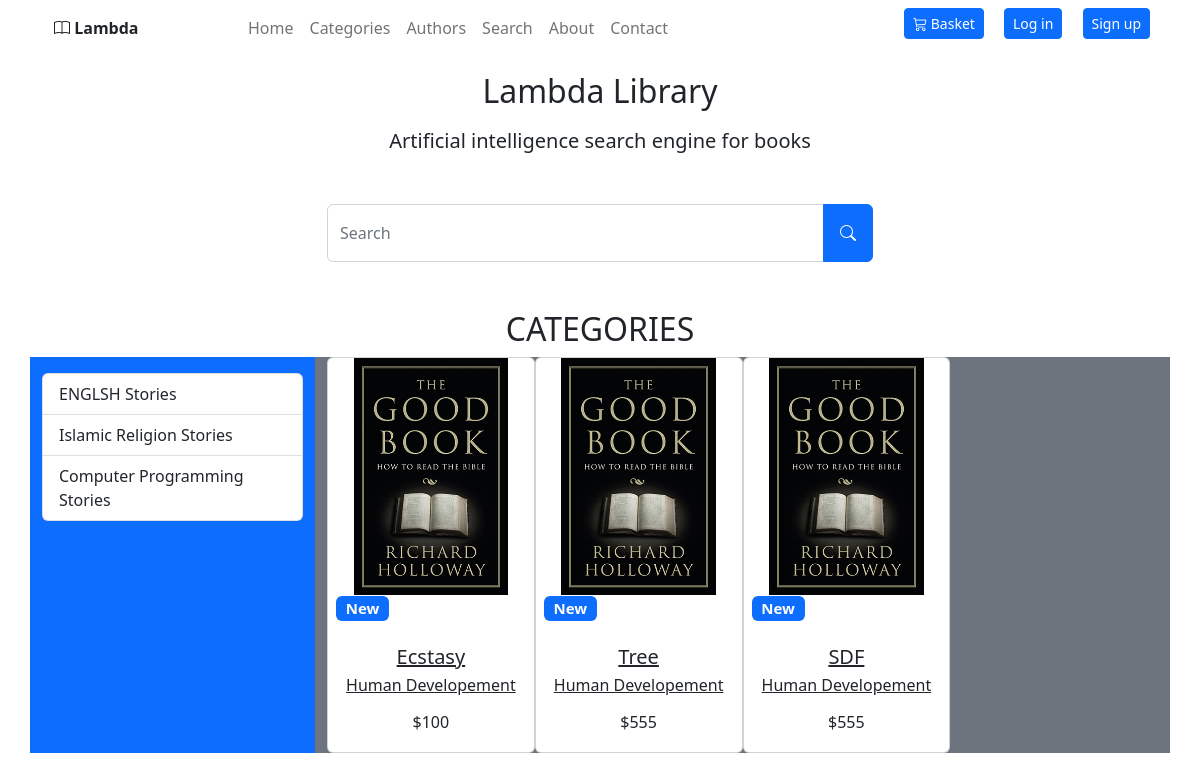
The app's page /Userboard/index.php, older data.
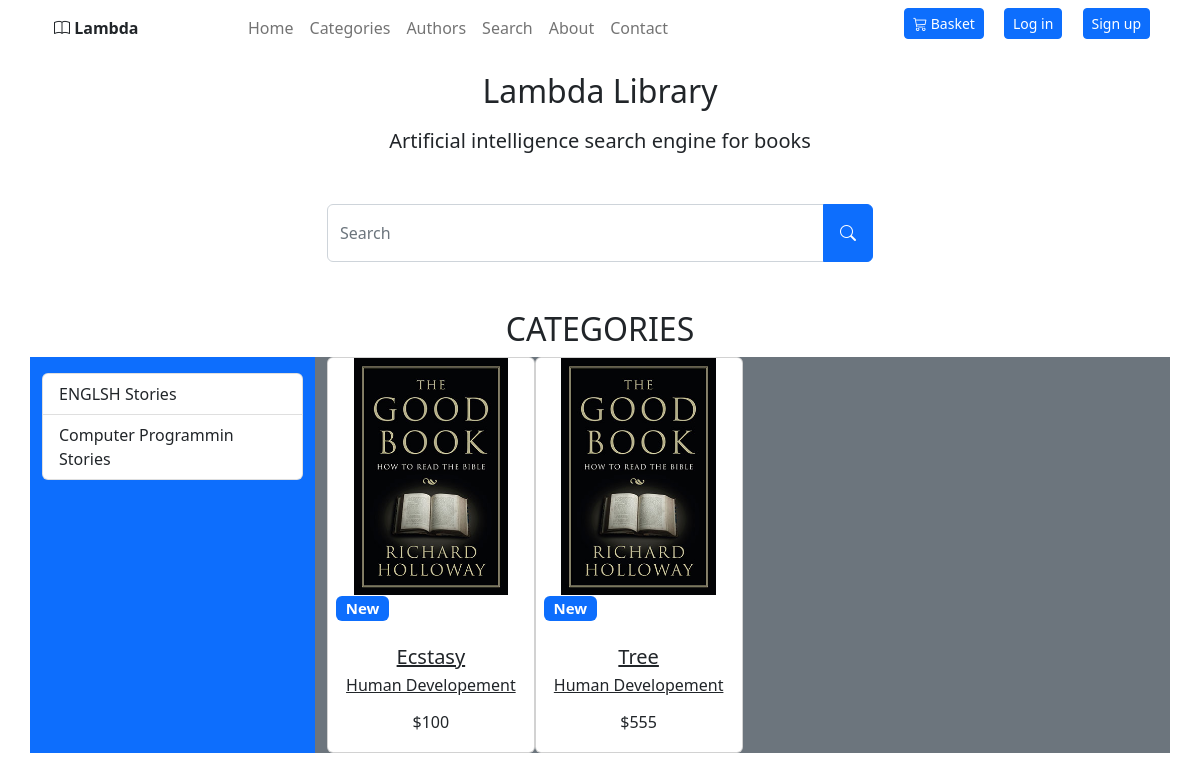
The same page, newer data.
### tables this page shows
CREATE TABLE `productcategory` (
  `productcategoryId` int(25) NOT NULL,
  `name` varchar(50) NOT NULL,
  `descr` text NOT NULL
);

CREATE TABLE `product` (
  `productId` int(25) NOT NULL,
  `name` varchar(255) NOT NULL,
  `descr` text NOT NULL,
  `sku` varchar(255) NOT NULL,
  `price` decimal(10,0) NOT NULL,
  `productcategoryId` int(25) NOT NULL,
  `author` varchar(50) NOT NULL,
  `productImage` varchar(150) DEFAULT 'defalt.png',
  `Quantity` int(25) NOT NULL
);

### Userboard/categories.php (the view, shortened to what this page needs)
<html>
    <body>
        <div class="container-lg">
            <div class="row">
            <h2 name="Title" class="text-center text-uppercase">categories</h2>
                <div class="col-3 bg-primary ">
                    <div class="list-group mt-3" id="list-tab" role="tablist">
                        <?php
                         require_once('config.php');
                         $sqlc="SELECT * FROM productcategory  ";
                         $resultc= mysqli_query($conn,$sqlc);
                         while($row=mysqli_fetch_assoc($resultc))
                         {
                             $titalc=$row['name'];
                             $categoriesId=$row['productcategoryId'];
                             echo "
                             <a class='list-group-item list-group-item-action'  id='list-home-list' data-toggle='list' href='categoriesUI.php?category=$categoriesId' role='tab' aria-controls='home'>$titalc Stories</a>
                             ";
                         }
                        ?>
                    </div>
                </div>
                <div class="col-9 bg-secondary ">
                     <div class="d-flex flex-wrap text-center">
                    <?php
                        if ($_GET['category']=='') {
                            $val ="1";
                        }
                        else
                        {
                            $val = $_GET['category'];
                        }
                        $sql="SELECT * FROM product where productcategoryId like '$val' ";
                        $result= mysqli_query($conn,$sql);
                        while($row=mysqli_fetch_assoc($result))
                        {
                            $bookid=$row['productId'];
                            $title=$row['name'];
                            $price=$row['price'];
                            $image=$row['productImage'];
                            echo "
                                    <div class='col-lg-3 col-md-4 '>
                                    <div class='card'>
                                        <div class='bg-image hover-zoom ripple ripple-surface ripple-surface-light'
                                        data-mdb-ripple-color='light'>
                                        <img src='img/$image'
                                            class='w-75' />
                                        <a href='#!'>
                                            <div class='mask'>
                                            <div class='d-flex justify-content-start align-items-end h-100'>
                                                <h5><span class='badge bg-primary ms-2'>New</span></h5>
                                            </div>
                                            </div>
                                            <div class='hover-overlay'>
                                            <div class='mask' style='background-color: rgba(251, 251, 251, 0.15);'></div>
                                            </div>
                                        </a>
                                        </div>
                                        <div class='card-body'>
                                        <a href='prodct.php?bookid=$bookid' class='text-reset'>
                                            <h5 class='card-title mb-1'>$title</h5>
                                        </a>
                                        <a href='' class='text-reset'>
                                            <p>Human Developement</p>
                                        </a>
                                        <h6 class='mb-1'>$$price</h6>
                                        </div>
                                    </div>
                                    </div> ";
                        }
                    ?>
                     </div>
                </div>
            </div>
        </div>
    </body>
</html>

### Userboard/index.php (shortened to what this page needs)
<!DOCTYPE html>
<html lang="en">
<head>
</head>
<body>
    <div class="container-lg">
        <div class="row">
           <?php
           require_once('header.php');
           require_once('search.php');
           require_once('categories.php');
           ?>
        </div>
    </div>
</body>
</html>

### Userboard/header.php (shortened to what this page needs)
<!DOCTYPE html>
<html long="en">
    <head>
        <link href="https://cdn.jsdelivr.net/npm/bootstrap@5.2.1/dist/css/bootstrap.min.css"
              rel="stylesheet"
>
        <link rel="stylesheet" href="https://cdn.jsdelivr.net/npm/bootstrap-icons@1.9.1/font/bootstrap-icons.css">
    </head>
    <body>
        <header>
            <div class="container">
                <div class="row">
                    <div class="col-sm-2 mt-3 ">
                        <a href="index.php" class="navbar-brand">
                            <span class="fw-bold text-scondary">
                                <i class="bi bi-book"></i>
                                Lambda
                            </span>
                        </a>
                    </div>
                    <div class="col-sm-10">
                        <div class="row">
                            <?php
                                require_once('navbar.php');
                            ?>
                        </div>
                    </div>
                 </div>
            </div>
        </header>
    </body>

### Userboard/navbar.php (shortened to what this page needs)
<html>
    <body>
        <nav class="navbar navbar-expand-md navbar-light">
            <div class="container-xxl">
                <div class="col-sm-10 ">
                    <div class="row ">
                        <div class="collapse navbar-collapse justify-content-start align-center" id="main-nav">
                          <ul class="navbar-nav">
                              <li class="nav-item">
                                <a href="index.php" class="nav-link">Home</a>
                              </li>
                              <li class="nav-item">
                                <a href="categoriesUI.php" class="nav-link">Categories</a>
                              </li>
                              <li class="nav-item">
                                <a href="#authors" class="nav-link">Authors</a>
                              </li>
                              <li class="nav-item">
                                <a href="searchUI.php" class="nav-link">Search</a>
                              </li>
                              <li class="nav-item">
                                <a href="about.php" class="nav-link">About</a>
                              </li>
                              <li class="nav-item">
                                <a href="contact.php" class="nav-link">Contact</a>
                              </li>
                           </ul>
                            <div class="position-absolute top-0 end-0">
                              <a href="basketUI.php" class="btn btn-primary btn-sm end-0 top-0 m-2">
                              <span class="bi bi-cart3"></span> Basket
                              </a>
                              <a href="login.php" class="btn btn-primary btn-sm end-0 top-0 m-2">Log in </a>
                              <a href="signup.php" class="btn btn-primary btn-sm end-0 top-0 m-2">Sign up </a>
                            </div>
                        </div>
                     </div>
                  </div>
            </div>
        </nav>
    </body>
</html>

### Userboard/search.php (shortened to what this page needs)
<body>
    <div class="container-lg">
        <div class="row">
        <div class="text-center mt-3 mb-3">
            <h2> Lambda Library</h2>
            <p class="lead mt-3">Artificial intelligence search engine for books</p>
        </div>
        <form action="result.php" method="GET">
            <div class="row justify-content-center my-6">
                <div class="col-lg-6">
                    <div class="input-group mb-3  rounded-5 border-primary mt-3 mb-5">
                            <input id="searchText" name="SearchText" type="text" class="form-control" placeholder="Search" >
                            <button id="search" name="Search"  class="btn btn-primary w-30 p-3 " type="submit">
                                <i class="bi bi-search"></i>
                            </button>
                    </div>
                </div>
            </div>
        </form>
        </div>
    </div>
</body>

Row changes from the older to the newer data that the page shows:
removed productcategory: name "Islamic Religion"
removed product: productImage (picture), name "SDF", price "555"
changed productcategory: name "Computer Programming" → "Computer Programmin"
